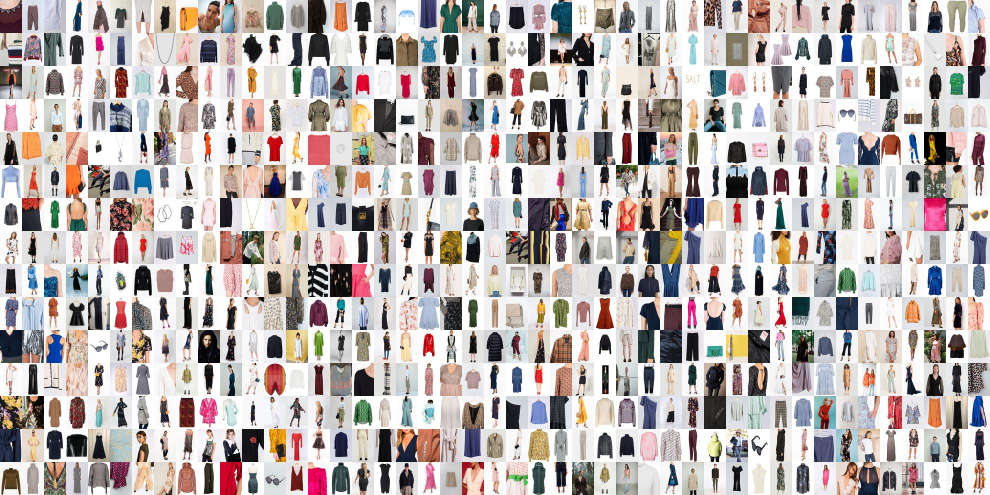
#> input picture reports/figures/collage.jpg, 1980 x 990 px, found by its file name (shown at 1/2 size)
$ jupyter execute --allow-errors create_tree_representation.ipynb   (shell and % lines are left out)
#> lines starting #> are read from the running program, lines starting #| are printed output that depends on the picture
[cell 1]

import os
os.chdir(r"C:\Users\kaborg15\Python_projects\Vibrent_Style_Quiz_Generation")

import pandas as pd
from resources.constants import *
from PIL import Image, ImageDraw

TEST_IMAGE_PATH = r"reports\figures\collage.jpg"
test_image = Image.open(TEST_IMAGE_PATH)
#> test_image is the input picture: PIL image 1980x990 RGB; mean R, G, B 187.9, 179.6, 177.6

[cell 2]
THUMNAIL_SIZE = (512, 512)
test_image.thumbnail(THUMNAIL_SIZE)
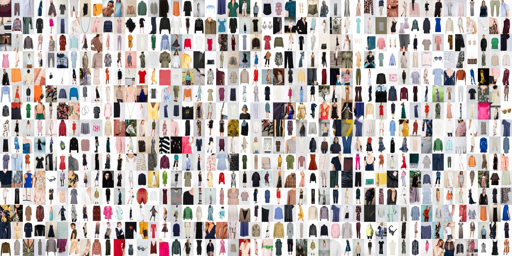
#> test_image: PIL image 512x256 RGB; mean R, G, B 187.8, 179.5, 177.5

[cell 3]
import pandas as pd
from resources.constants import *

OUTFIT_EMBEDDINGS_DF_PATH = r"resources\data\outfit_embeddings_df.pkl"
REPRESENTATION_COLUMN = "outfit_embeddings"

#> (the rest of this cell did not finish here and is left out)

[cell 4]
import time
from sklearn.cluster import KMeans
import numpy as np
import pandas as pd
import random
from IPython.display import clear_output

from src.display_images import display_image_ids


OUTFIT_EMBEDDINGS_DF_PATH = r"resources\data\outfit_embeddings_df.pkl"
REPRESENTATION_COLUMN = "outfit_embeddings"
NUM_SAMPLES_PER_CLUSTER = 27

# Note: not implemented for more than 2 clusters yet
NUM_CLUSTERS = 2

# [19 lines left out: function cluster_current_split, not called in this run]

#Run through the quiz to get the image samples from each split
CONVERGE_THRESHOLD = 30

#> (the rest of this cell did not finish here and is left out)

[cell 5]
from IPython.display import display
from tqdm.notebook import tqdm

# Convert the images of each cluster into a collage, and sort them by depth
#> (the rest of this cell did not finish here and is left out)

[cell 6]
import math
import cv2
import numpy as np
from PIL import Image

# [5 lines of commented-out code are left out]

# [32 lines left out: function draw_curved_arrow_pil, not called in this run]

HEIGHT_EXPANSION = 1
WIDTH_EXPANSION = 1

START_COLOR = (0, 0, 0)
END_COLOR = (192, 192, 192)


# [51 lines left out: functions draw_level_image, draw_tree_level, not called in this run]

def get_gradient_color(start_color, end_color, ratio):
    return tuple(int(start_color[i] + (end_color[i] - start_color[i]) * ratio) for i in range(3))

TREE_IMAGE_SIZE = (2048, 1536)
BACKGROUND_COLOR = (255, 255, 255)
FRAME_COLOR = (0, 0, 0)
FRAME_SIZE = lambda x: 8 if x <= 3 else 4

VERTICAL_PADDING = 100
HORIZONTAL_PADDING = 20
FIRST_IMAGE_OFFSET = 10

tree_image = Image.new("RGBA", TREE_IMAGE_SIZE, color=BACKGROUND_COLOR)
#> tree_image: PIL image 2048x1536 RGBA; every value is 255
#> (the rest of this cell did not finish here and is left out)


$ run again, with reports/figures/embedded_data_with_convergence_points_svd.png saved as reports/figures/collage.jpg
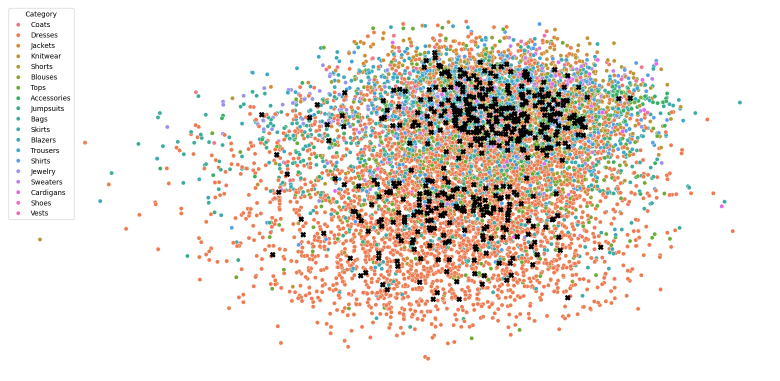
#> input picture reports/figures/embedded_data_with_convergence_points_svd.png, 1559 x 761 px, found by its file name (shown at 1/2 size)
#> test_image is the input picture: PIL image 1559x761 RGB; mean R, G, B 234.7, 228.9, 223.6
#> `test_image.thumbnail(THUMNAIL_SIZE)`:
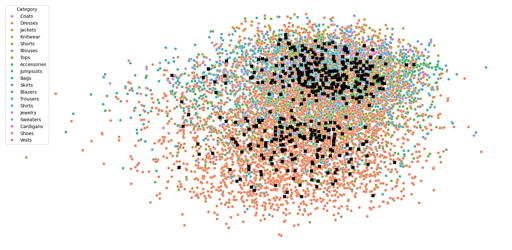
#> test_image: PIL image 512x250 RGB; mean R, G, B 234.6, 228.9, 223.5
#> tree_image: PIL image 2048x1536 RGBA; every value is 255

$ run again, with reports/figures/hierarchy_clustering_convergence_tsne.png saved as reports/figures/collage.jpg
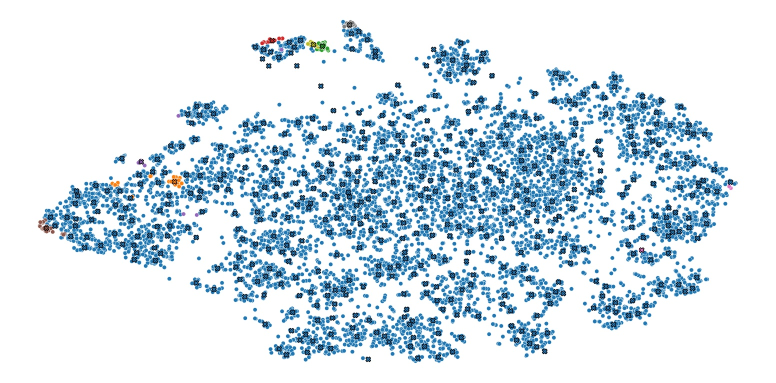
#> input picture reports/figures/hierarchy_clustering_convergence_tsne.png, 1551 x 766 px, found by its file name (shown at 1/2 size)
#> test_image is the input picture: PIL image 1551x766 RGB; mean R, G, B 213.6, 226.8, 235.4
#> `test_image.thumbnail(THUMNAIL_SIZE)`:
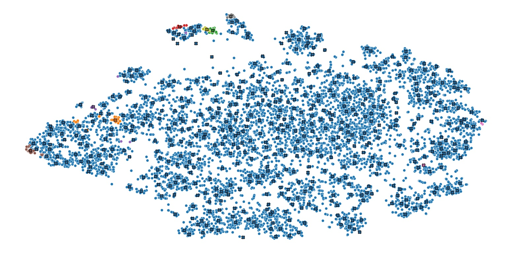
#> test_image: PIL image 512x253 RGB; mean R, G, B 213.3, 226.5, 235.2
#> tree_image: PIL image 2048x1536 RGBA; every value is 255

$ run again, with reports/figures/outfit_tsne.png saved as reports/figures/collage.jpg
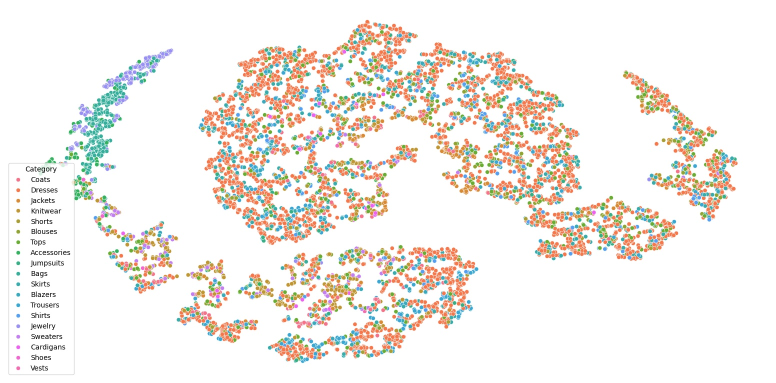
#> input picture reports/figures/outfit_tsne.png, 1551 x 766 px, found by its file name (shown at 1/2 size)
#> test_image is the input picture: PIL image 1551x766 RGB; mean R, G, B 242.1, 238.1, 233.2
#> `test_image.thumbnail(THUMNAIL_SIZE)`:
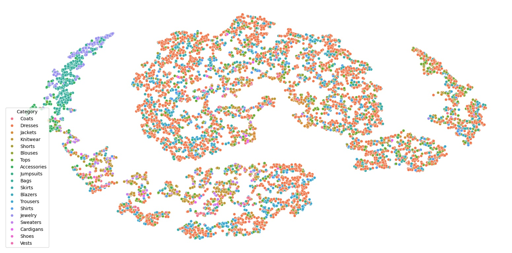
#> test_image: PIL image 512x253 RGB; mean R, G, B 242, 238, 233.1
#> tree_image: PIL image 2048x1536 RGBA; every value is 255
